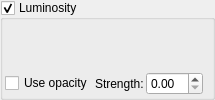
              <widget class="MyGroupBox" name="groupCheck_luminosity_gradient_enable">
               <property name="title">
                <string>Luminosity</string>
               </property>
               <property name="checkable">
                <bool>true</bool>
               </property>
               <layout class="QVBoxLayout" name="verticalLayout_17">
                <property name="spacing">
                 <number>2</number>
                </property>
                <property name="leftMargin">
                 <number>2</number>
                </property>
                <property name="topMargin">
                 <number>2</number>
                </property>
                <property name="rightMargin">
                 <number>2</number>
                </property>
                <property name="bottomMargin">
                 <number>2</number>
                </property>
                <item>
                 <widget class="cGradientEditWidget" name="colorpalette_luminosity_gradient" native="true">
                  <property name="toolTip">
                   <string>&lt;html&gt;&lt;head/&gt;&lt;body&gt;&lt;p&gt;Gradient which defines the luminosity of the fractal.&lt;/p&gt;&lt;p&gt;Higher brighness of gradient colors provides a higher luminosity.&lt;/p&gt;&lt;p&gt;This effect works only when the luminosity value is greater than zero.&lt;/p&gt;&lt;p&gt;To illuminate other objects by this gradient, &lt;span style=&quot; font-style:italic;&quot;&gt;Monte Carlo Algorithm&lt;/span&gt; / &lt;span style=&quot; font-style:italic;&quot;&gt;Calculate MC Global Illumination &lt;/span&gt;must be enabled.&lt;/p&gt;&lt;/body&gt;&lt;/html&gt;</string>
                  </property>
                 </widget>
                </item>
                <item>
                 <layout class="QHBoxLayout" name="horizontalLayout_luminosity_opacity">
                  <item>
                   <widget class="MyCheckBox" name="checkBox_luminosity_gradient_mask_enable">
                    <property name="toolTip">
                     <string>Enable opacity stops from gradient to control per-point transparency</string>
                    </property>
                    <property name="text">
                     <string>Use opacity</string>
                    </property>
                   </widget>
                  </item>
                  <item>
                   <widget class="QLabel" name="label_luminosity_gradient_opacity">
                    <property name="text">
                     <string>Strength:</string>
                    </property>
                   </widget>
                  </item>
                  <item>
                   <widget class="MyDoubleSpinBox" name="spinbox_luminosity_gradient_opacity">
                    <property name="toolTip">
                     <string>Master gradient strength (0.0 = no effect, 1.0 = full gradient)</string>
                    </property>
                   </widget>
                  </item>
                  <item>
                   <spacer name="horizontalSpacer_luminosity_opacity">
                    <property name="orientation">
                     <enum>Qt::Horizontal</enum>
                    </property>
                   </spacer>
                  </item>
                 </layout>
                </item>
               </layout>
              </widget>
